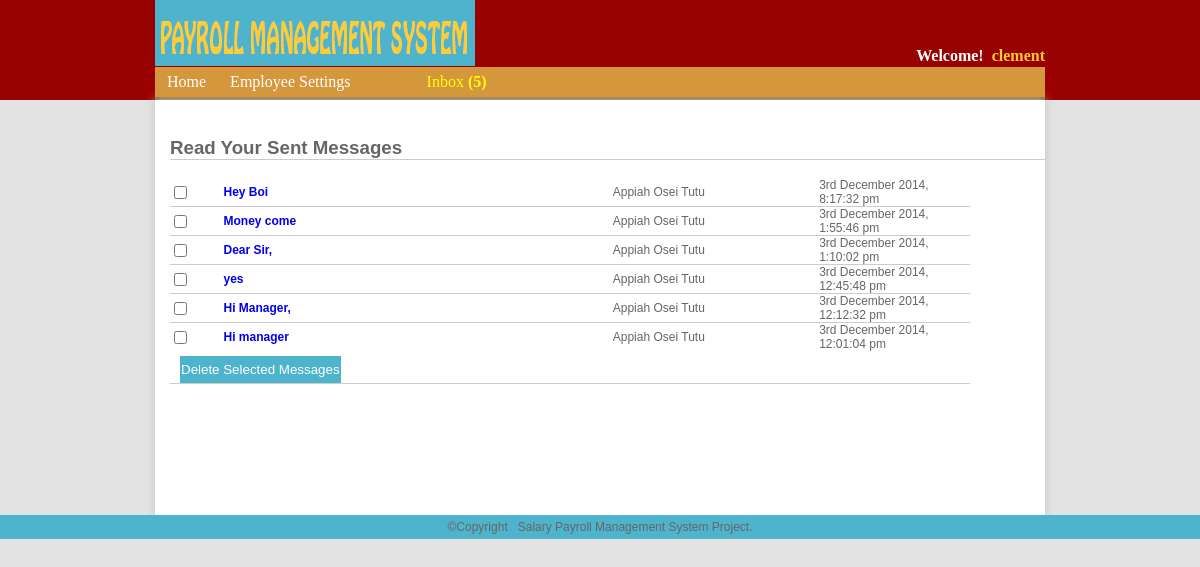
Page /admin-outbox.php (signed in) on the committed database.
### tables this page shows
CREATE TABLE IF NOT EXISTS `outbox` (
  `outboxId` int(11) NOT NULL AUTO_INCREMENT,
  `empId` int(11) NOT NULL,
  `username` varchar(255) NOT NULL,
  `title` varchar(255) NOT NULL,
  `content` longtext NOT NULL,
  `sendDate` varchar(255) NOT NULL,
  PRIMARY KEY (`outboxId`)
);

### core/usersFunction.php (called while the page is built, shortened)
<?php
 $sql = @mysql_query("SELECT COUNT(outboxId) AS numbers,employee.empId FROM outbox
    	JOIN employee ON employee.empId=outbox.empId WHERE employee.empId='".$_SESSION['empId']."'");
 		$result=mysql_fetch_assoc($sql);
 		$outboxMessages=$result['numbers'];
?>

### core/initForMainLogPage.php (called while the page is built, shortened)
<?php
include 'core/usersFunction.php';
?>

### admin-outbox.php (the view, shortened to what this page needs)
<?php
include 'core/initForMainLogPage.php';
?>
<?php include 'includes/adminHeadAll.php';?>
<header>
 <?php include 'includes/adminMenu.php';?>
  </header>
  <div class="container">
  <br/>
	<h3>Read Your Sent Messages</h3>
    <?php
    $sql = "SELECT outboxId,outbox.username AS username,title,content,sendDate, admin.empId FROM outbox
    	JOIN admin ON admin.empId='".$_SESSION['empId']."' WHERE admin.empId=outbox.empId ORDER BY outboxId DESC LIMIT 1000";
		$result=mysql_query($sql);
	?>
      <?php
	while($rows=mysql_fetch_array($result)){
    ?>
 <div class="inbox-outbox"> <table cellpadding="0" cellspacing="0" border="0">
  <form action="" method="post">
    <tr>
   <td width="50" height="21"><input type="checkbox" name="checkbox" value="<?php echo $rows['outboxId']; ?>"></td>
    <td width="364" align="left"> <a href="admin-view-outbox.php?out=<?php echo $rows['outboxId'];?>"><b><?php echo $rows['title']?></b></a></td>
      <td width="193" align="left"><?php echo $rows['username'];?></td>
     <td width="141"><?php echo $rows['sendDate'];?></td>
    </tr>
    <?php
	}
	?>
    <tr>
    <td colspan="3" align="left"><?php if ($outboxMessages > 0){ ?><input type="submit"  value="Delete Selected Messages" class="submit-delete-message">
    	<?php }else{ echo 'There are no messages in your inbox';} ?>
    </td>
    </tr>
	</form>
   </table>
   </div>
 </div>
	 <?php include 'includes/footerAll.php';?>
</body>
</html>

### css/adminStyle.css (style rules this page uses)
body { margin:0; padding:0; background:#e3e3e3; font: 100% Georgia, "Times New Roman", Times, serif; }
.container { width:875px; margin:auto; background:white; padding-left:15px; padding-bottom:15px; min-height:400px; -webkit-box-shadow:0px 0px 10px #c0c0c0; -moz-box-shadow:0px 0px 10px #c0c0c0; box-shadow:0px 0px 10px #c0c0c0; }
header { width:890px; margin:auto; height:33px; background:#D5973C; margin-top:-33px; z-index:1; }
h3 { border-bottom:1px solid #CCC; color:#666; font-family:"Arial Black", Gadget, sans-serif; }
.inbox-outbox table { border-bottom:1px solid #CCC; color:#666; font-family:"Arial Black", Gadget, sans-serif; font-size:12px; width:800px; }
.inbox-outbox a:link { text-decoration:none; display:block; }

### rows in the picture
outbox: title "Hey Boi", username "Appiah Osei Tutu", sendDate "3rd December 2014, 8:17:32 pm"
outbox: title "Money come", username "Appiah Osei Tutu", sendDate "3rd December 2014, 1:55:46 pm"
outbox: title "Dear Sir,", username "Appiah Osei Tutu", sendDate "3rd December 2014, 1:10:02 pm"
outbox: title "yes", username "Appiah Osei Tutu", sendDate "3rd December 2014, 12:45:48 pm"
outbox: title "Hi Manager,", username "Appiah Osei Tutu", sendDate "3rd December 2014, 12:12:32 pm"
outbox: title "Hi manager", username "Appiah Osei Tutu", sendDate "3rd December 2014, 12:01:04 pm"

### other values in the picture
$usernameData "clement"
$inboxMessageNew "5"
